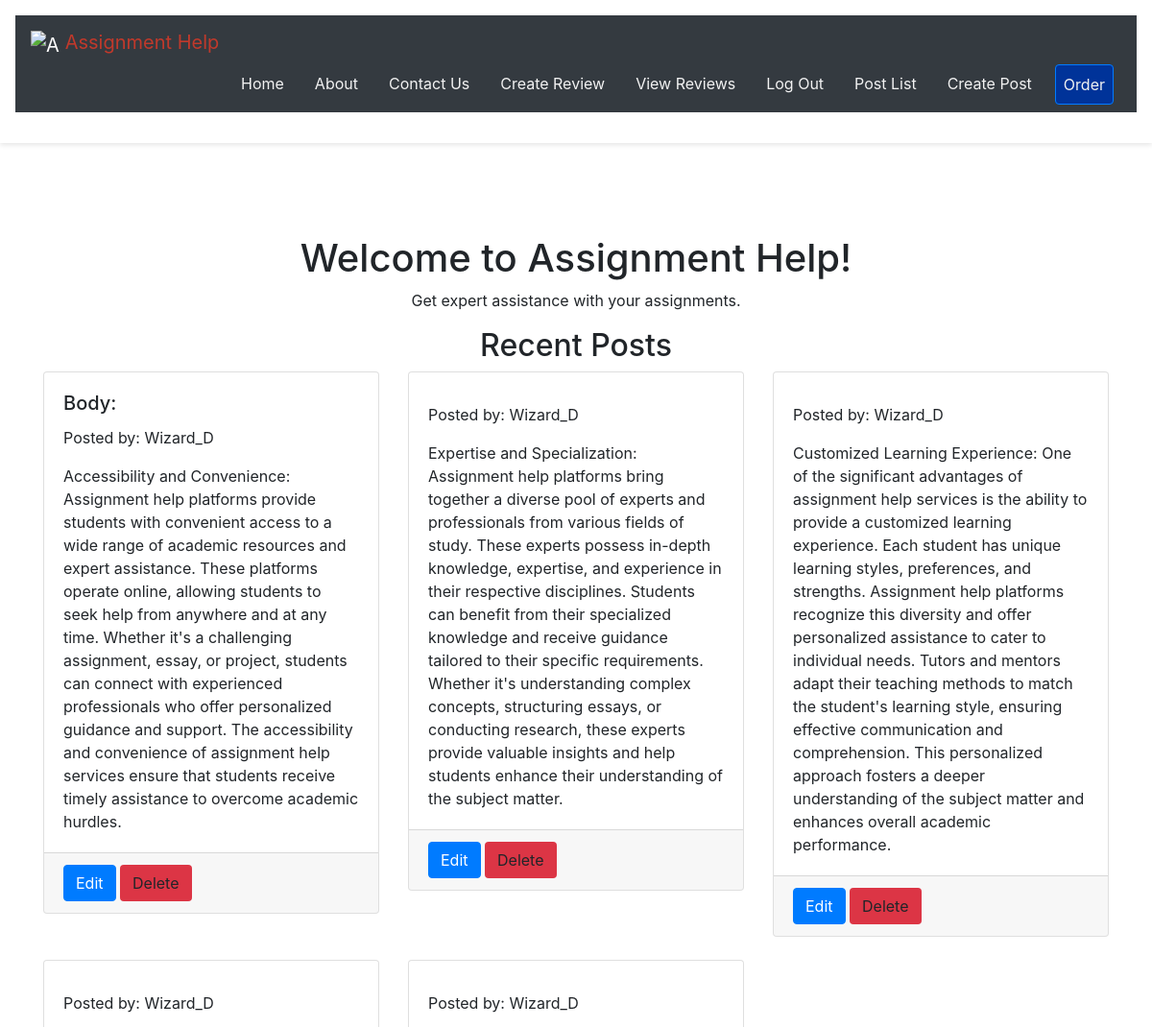
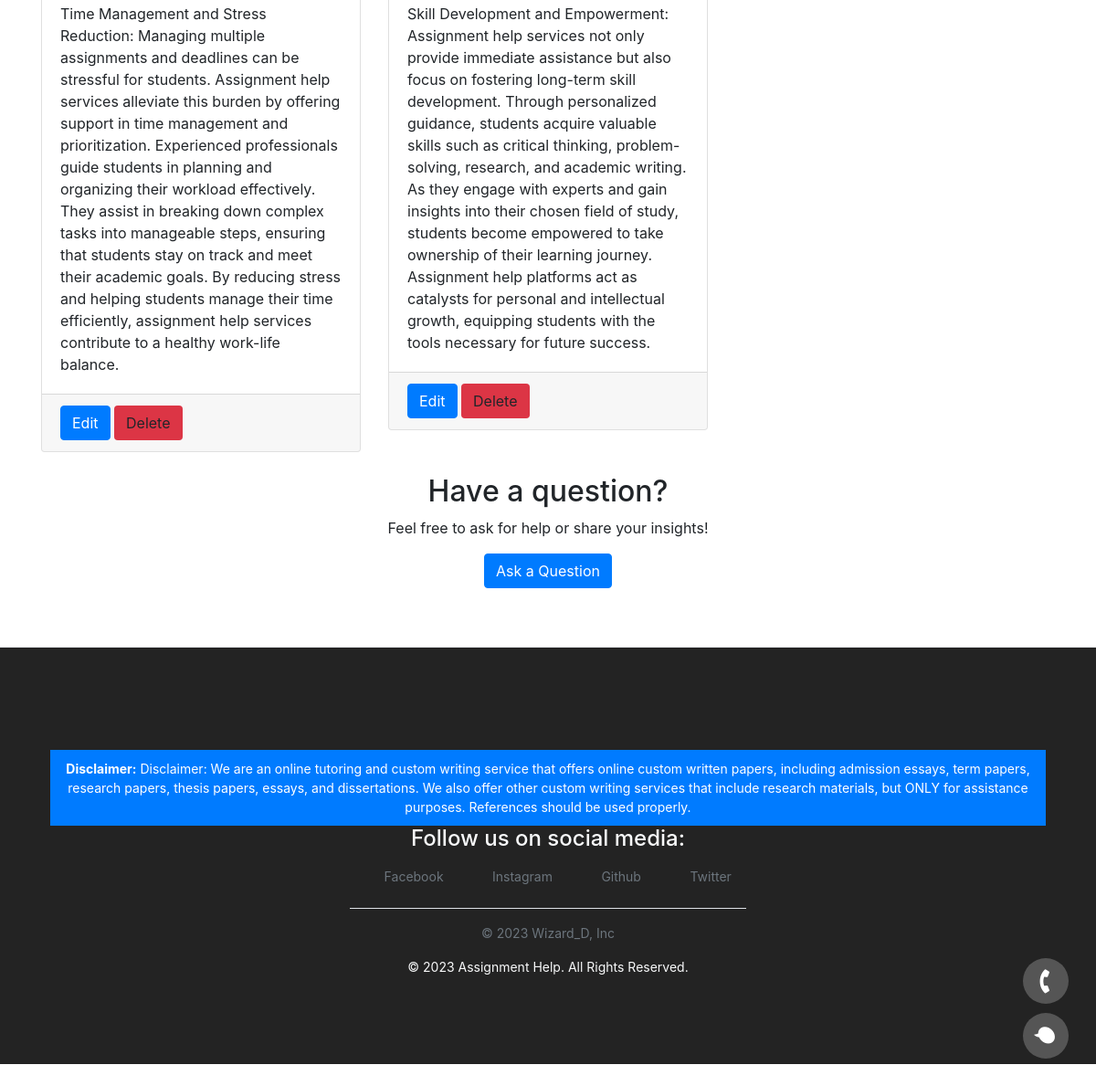
The app's page /post/ (signed in) with its own data (2 pictures, top to bottom).
### posts/models.py (models this page shows, shortened)
class Post(models.Model):
    title = models.CharField(max_length=255, default='')
    user = models.ForeignKey(settings.AUTH_USER_MODEL, on_delete=models.CASCADE, default=1)
    text = models.TextField()
    created_at = models.DateTimeField(default=timezone.now)
    image = models.ImageField(upload_to='post_images', blank=True, null=True)

### users/models.py (models this page shows)
class CustomUser(AbstractUser):
    pass

### posts/views.py (the view)
# urls.py: path('', login_required(views.post_list), name='post_list'),
@login_required(login_url='/accounts/login/')
def post_list(request):
    posts = Post.objects.all()
    return render(request, 'post/post_list.html', {'posts': posts})

### pages/templates/post/post_list.html (shortened to what this page needs)
{% extends 'base.html' %}
{% block content %}
  <h1>Welcome to Assignment Help!</h1>
  <p>Get expert assistance with your assignments.</p>
  <h2>Recent Posts</h2>
  <div class="row">
    {% for post in posts %}
      <div class="col-md-4">
        <div class="card mb-4">
          <div class="card-body">
            <h5 class="card-title">{{ post.title }}</h5>
            <p class="card-text">Posted by: {{ post.user.username }}</p>
            <p class="card-text">{{ post.text }}</p>
          </div>
          <div class="card-footer">
            {% if post.user == request.user %}
              <a href="{% url 'post:post_edit' post.pk %}" class="btn btn-sm btn-primary">Edit</a>
              <a href="{% url 'post:post_delete' post.pk %}" class="btn btn-sm btn-danger">Delete</a>
            {% endif %}
          </div>
        </div>
      </div>
    {% empty %}
      <p>No posts available.</p>
    {% endfor %}
  </div>
  <h2>Have a question?</h2>
  <p>Feel free to ask for help or share your insights!</p>
  <a href="{% url 'save_contact' %}" class="btn btn-primary">Ask a Question</a>
{% endblock %}
{% block footer %}
  {% include 'footer.html' %}
{% endblock %}

### pages/static/css/base.css (style rules this page uses)
body { margin: 0; font-family: -apple-system, BlinkMacSystemFont, "Segoe UI", Roboto, "Helvetica Neue", Arial, "Noto Sans", sans-serif, "Apple Color Emoji", "Segoe UI Emoji", "Segoe UI Symbol", "Noto Color Emoji"; font-size: 1rem; font-weight: 400; line-height: 1.5; color: #212529; text-align: left; background-color: #fff; }
a { color: #007bff; text-decoration: none; }
.btn { display: inline-block; font-weight: 400; color: #212529; text-align: center; vertical-align: middle; cursor: pointer; border: 1px solid transparent; padding: 0.375rem 0.75rem; font-size: 1rem; line-height: 1.5; border-radius: 0.25rem; transition: color 0.15s ease-in-out, background-color 0.15s ease-in-out, border-color 0.15s ease-in-out, box-shadow 0.15s ease-in-out; }
.btn-primary { color: #fff; background-color: #007bff; border-color: #007bff; }
.btn-primary { background-color: #007bff; border-color: #007bff; }
.h1,.h2,.h3,.h4,.h5,.h6,h1,h2,h3,h4,h5,h6 { margin-bottom: .5rem; font-family: inherit; font-weight: 500; line-height: 1.2; color: inherit }
.h1,h1 { font-size: 2.5rem }
.h2,h2 { font-size: 2rem }
.h5,h5 { font-size: 1.25rem }
.row { display: -ms-flexbox; display: flex; -ms-flex-wrap: wrap; flex-wrap: wrap; margin-right: -15px; margin-left: -15px }
.col,.col-1,.col-10,.col-11,.col-12,.col-2,.col-3,.col-4,.col-5,.col-6,.col-7,.col-8,.col-9,.col-auto,.col-lg,.col-lg-1,.col-lg-10,.col-lg-11,.col-lg-12,.col-lg-2,.col-lg-3,.col-lg-4,.col-lg-5,.col-lg-6,.col-lg-7,.col-lg-8,.col-lg-9,.col-lg-auto,.col-md,.col-md-1,.col-md-10,.col-md-11,.col-md-12,.col-md-2,.col-md-3,.col-md-4,.col-md-5,.col-md-6,.col-md-7,.col-md-8,.col-md-9,.col-md-auto,.col-sm,.col-sm-1,.col-sm-10,.col-sm-11,.col-sm-12,.col-sm-2,.col-sm-3,.col-sm-4,.col-sm-5,.col-sm-6,.col-sm-7,.col-sm-8,.col-sm-9,.col-sm-auto,.col-xl,.col-xl-1,.col-xl-10,.col-xl-11,.col-xl-12,.col-xl-2,.col-xl-3,.col-xl-4,.col-xl-5,.col-xl-6,.col-xl-7,.col-xl-8,.col-xl-9,.col-xl-auto { width: 100%; padding-right: 15px; padding-left: 15px }

### records on screen
Post: title "Body:", user.username "Wizard_D", text "Accessibility and Convenience: Assignment help platforms provide students with convenient access to a wide range of academic resources and expert assistance. These platforms operate online, allowing students to seek help from anywhere and at any time. Whether it's a challenging assignment, essay, or project, students can connect with experienced professionals who offer personalized guidance and support. The accessibility and convenience of assignment help services ensure that students receive timely assistance to overcome academic hurdles.", shows "Edit"
Post: user.username "Wizard_D", text "Expertise and Specialization: Assignment help platforms bring together a diverse pool of experts and professionals from various fields of study. These experts possess in-depth knowledge, expertise, and experience in their respective disciplines. Students can benefit from their specialized knowledge and receive guidance tailored to their specific requirements. Whether it's understanding complex concepts, structuring essays, or conducting research, these experts provide valuable insights and help students enhance their understanding of the subject matter.", shows "Edit"
Post: user.username "Wizard_D", text "Customized Learning Experience: One of the significant advantages of assignment help services is the ability to provide a customized learning experience. Each student has unique learning styles, preferences, and strengths. Assignment help platforms recognize this diversity and offer personalized assistance to cater to individual needs. Tutors and mentors adapt their teaching methods to match the student's learning style, ensuring effective communication and comprehension. This personalized approach fosters a deeper understanding of the subject matter and enhances overall academic performance.", shows "Edit"
Post: user.username "Wizard_D", text "Time Management and Stress Reduction: Managing multiple assignments and deadlines can be stressful for students. Assignment help services alleviate this burden by offering support in time management and prioritization. Experienced professionals guide students in planning and organizing their workload effectively. They assist in breaking down complex tasks into manageable steps, ensuring that students stay on track and meet their academic goals. By reducing stress and helping students manage their time efficiently, assignment help services contribute to a healthy work-life balance.", shows "Edit"
Post: user.username "Wizard_D", text "Skill Development and Empowerment: Assignment help services not only provide immediate assistance but also focus on fostering long-term skill development. Through personalized guidance, students acquire valuable skills such as critical thinking, problem-solving, research, and academic writing. As they engage with experts and gain insights into their chosen field of study, students become empowered to take ownership of their learning journey. Assignment help platforms act as catalysts for personal and intellectual growth, equipping students with the tools necessary for future success.", shows "Edit"
